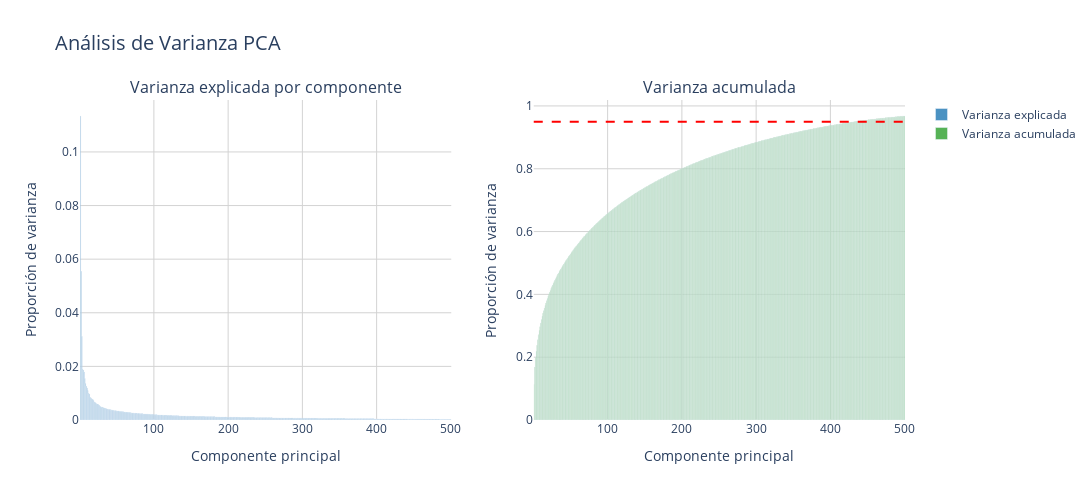

Notebook cell for this chart:
### Code cell
import plotly.express as px
import plotly.graph_objects as go
from plotly.subplots import make_subplots
import pandas as pd

# Obtener varianzas
var_explicada = x_pca.explained_variance_ratio_ 
var_acumulada = np.cumsum(var_explicada)

# Crear DataFrames para Plotly
df_var_explicada = pd.DataFrame({
    'Componente': range(1, len(var_explicada)+1),
    'Varianza': var_explicada
})

df_var_acumulada = pd.DataFrame({
    'Componente': range(1, len(var_acumulada)+1),
    'Varianza': var_acumulada
})

# Crear subplots usando Plotly Express
fig = make_subplots(rows=1, cols=2, subplot_titles=('Varianza explicada por componente', 'Varianza acumulada'))

# Varianza explicada
fig.add_trace(
    go.Bar(
        x=df_var_explicada['Componente'], 
        y=df_var_explicada['Varianza'], 
        name='Varianza explicada',
        marker_color='#1f77b4',  # Azul más oscuro
        opacity=0.8
    ),
    row=1, col=1
)

# Varianza acumulada
fig.add_trace(
    go.Bar(
        x=df_var_acumulada['Componente'], 
        y=df_var_acumulada['Varianza'], 
        name='Varianza acumulada',
        marker_color='#2ca02c',  # Verde más oscuro
        opacity=0.8
    ),
    row=1, col=2
)

# Agregar línea de 95% de varianza
fig.add_hline(
    y=0.95, 
    line_dash="dash", 
    line_color="red",
    line_width=2,
    row=1, 
    col=2
)

# Actualizar layout
fig.update_layout(
    height=500,
    width=1200,
    showlegend=True,
    title_text="Análisis de Varianza PCA",
    title_font_size=20,
    plot_bgcolor='white',
    paper_bgcolor='white',
    xaxis_title="Componente principal",
    yaxis_title="Proporción de varianza",
    xaxis2_title="Componente principal",
    yaxis2_title="Proporción de varianza",
    font=dict(size=12),
    margin=dict(t=100)
)

# Actualizar ejes para mejor visualización
fig.update_xaxes(showgrid=True, gridwidth=1, gridcolor='LightGray')
fig.update_yaxes(showgrid=True, gridwidth=1, gridcolor='LightGray')

fig.show()

### Figure 1 — Plotly figure (JSON) as saved in the notebook; plotly's stock layout.template omitted (floating-point values rounded to 4 significant figures; data arrays with more than 128 entries replaced by an {"elided": "..."} marker saying what was removed)
{"data": [{"marker": {"color": "#1f77b4"}, "name": "Varianza explicada", "opacity": 0.8, "type": "bar", "x": {"elided": "500 int values"}, "xaxis": "x", "y": {"elided": "500 float values"}, "yaxis": "y"}, {"marker": {"color": "#2ca02c"}, "name": "Varianza acumulada", "opacity": 0.8, "type": "bar", "x": {"elided": "500 int values"}, "xaxis": "x2", "y": {"elided": "500 float values"}, "yaxis": "y2"}], "layout": {"annotations": [{"font": {"size": 16}, "showarrow": false, "text": "Varianza explicada por componente", "x": 0.225, "xanchor": "center", "xref": "paper", "y": 1, "yanchor": "bottom", "yref": "paper"}, {"font": {"size": 16}, "showarrow": false, "text": "Varianza acumulada", "x": 0.775, "xanchor": "center", "xref": "paper", "y": 1, "yanchor": "bottom", "yref": "paper"}], "font": {"size": 12}, "height": 500, "margin": {"t": 100}, "paper_bgcolor": "white", "plot_bgcolor": "white", "shapes": [{"line": {"color": "red", "dash": "dash", "width": 2}, "type": "line", "x0": 0, "x1": 1, "xref": "x2 domain", "y0": 0.95, "y1": 0.95, "yref": "y2"}], "showlegend": true, "title": {"font": {"size": 20}, "text": "Análisis de Varianza PCA"}, "width": 1200, "xaxis": {"anchor": "y", "domain": [0, 0.45], "gridcolor": "LightGray", "gridwidth": 1, "showgrid": true, "title": {"text": "Componente principal"}}, "xaxis2": {"anchor": "y2", "domain": [0.55, 1], "gridcolor": "LightGray", "gridwidth": 1, "showgrid": true, "title": {"text": "Componente principal"}}, "yaxis": {"anchor": "x", "domain": [0, 1], "gridcolor": "LightGray", "gridwidth": 1, "showgrid": true, "title": {"text": "Proporción de varianza"}}, "yaxis2": {"anchor": "x2", "domain": [0, 1], "gridcolor": "LightGray", "gridwidth": 1, "showgrid": true, "title": {"text": "Proporción de varianza"}}}}
